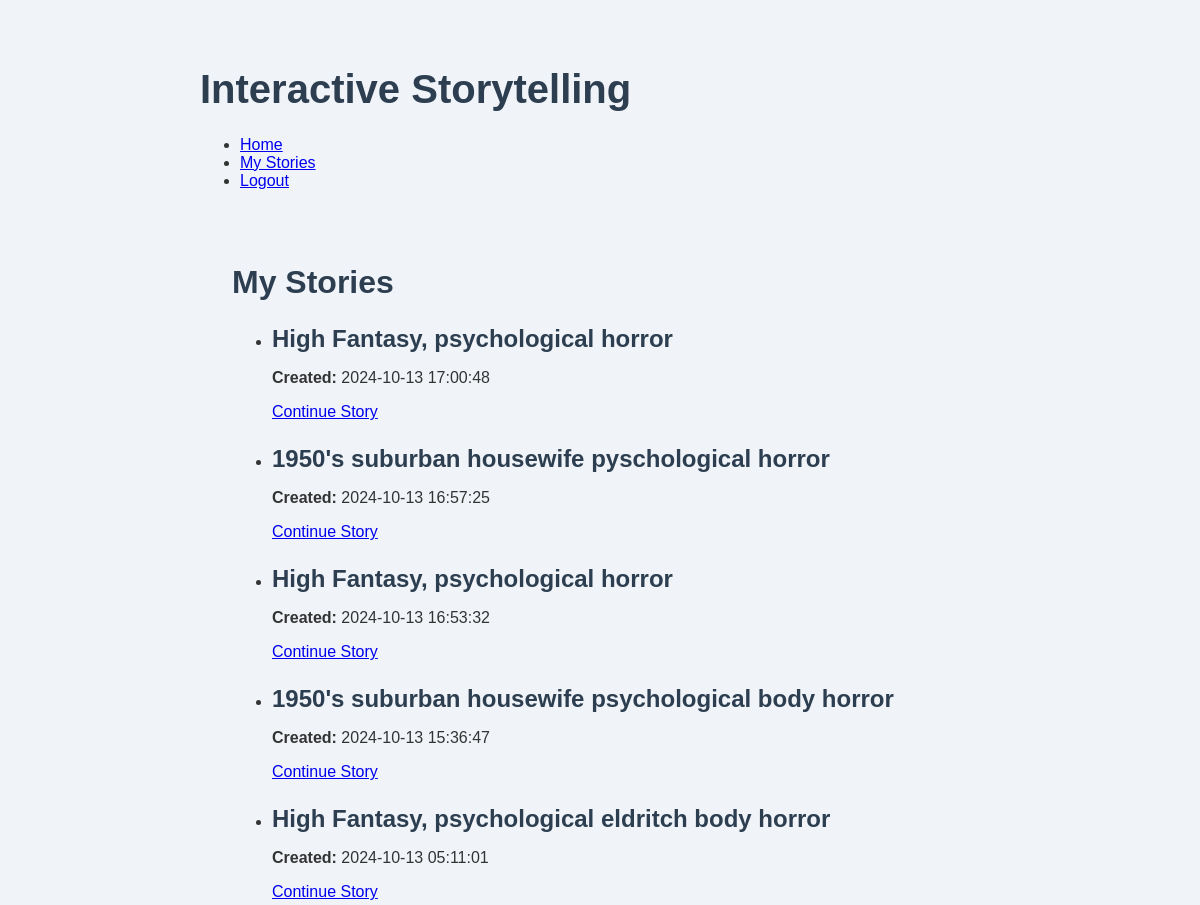
/my_stories (signed in, upper part), run on an earlier commit of the app's database.
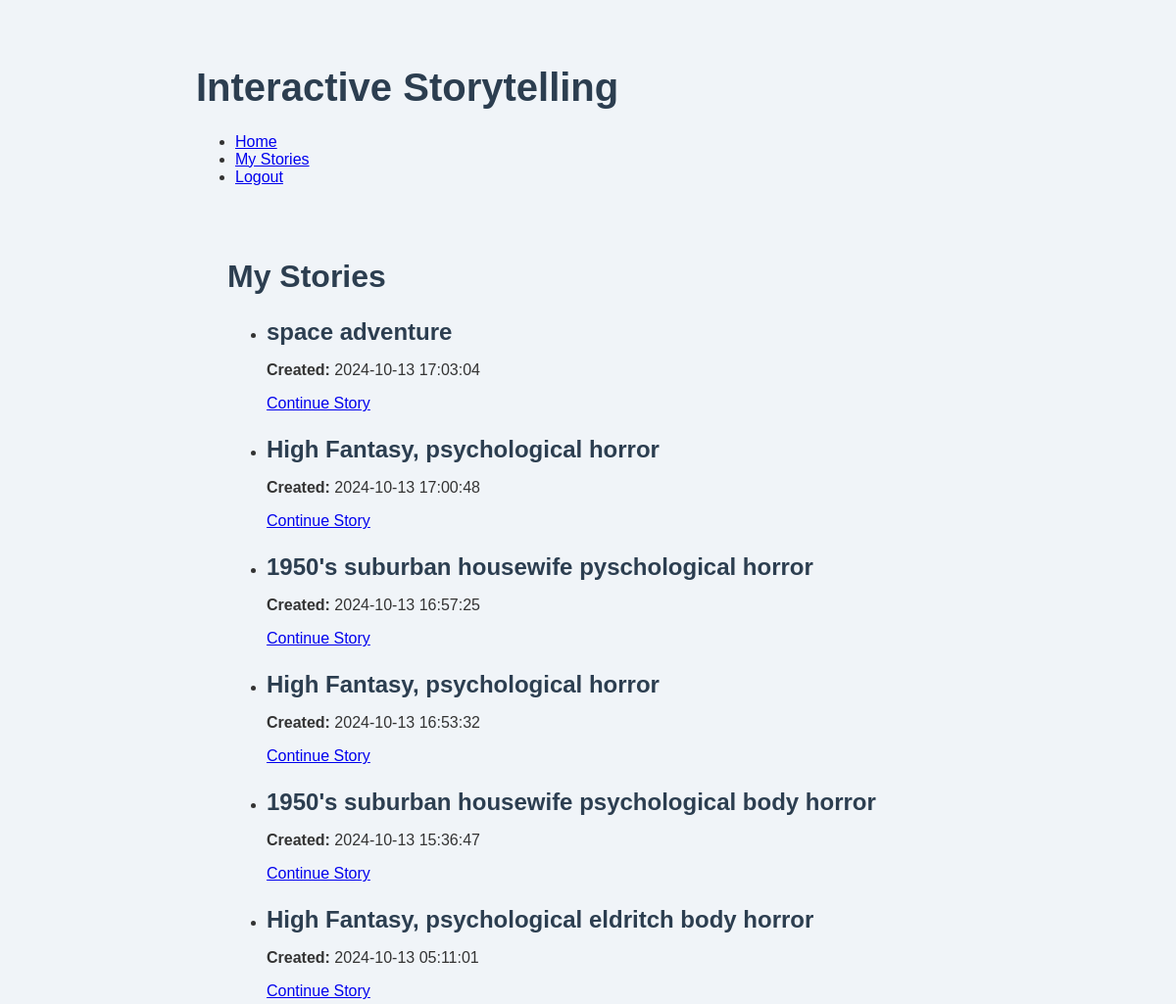
And on a later commit of the database.
### models.py (models this page shows)
class Story(db.Model):
    id = db.Column(db.Integer, primary_key=True)
    user_id = db.Column(db.Integer, db.ForeignKey('user.id'), nullable=False)
    topic = db.Column(db.String(200), nullable=False)
    book_spec = db.Column(db.Text, nullable=True)
    outline = db.Column(db.Text, nullable=True)
    created_at = db.Column(db.DateTime, default=datetime.utcnow)
    user = db.relationship('User', backref=db.backref('stories', lazy=True))

### routes.py (the view)
@main_bp.route('/my_stories')
def my_stories():
    if 'user_id' not in session:
        flash('You must be logged in to view your stories.')
        return redirect(url_for('main.login'))
    user = User.query.get(session['user_id'])
    stories = Story.query.filter_by(user_id=user.id).order_by(Story.created_at.desc()).all()
    return render_template('my_stories.html', stories=stories)

### templates/my_stories.html (shortened to what this page needs)
{% extends "base.html" %}
{% block content %}
<div class="container">
    <h2>My Stories</h2>
    {% if stories %}
        <ul class="list-group">
        {% for story in stories %}
            <li class="list-group-item">
                <h3>{{ story.topic }}</h3>
                <p><strong>Created:</strong> {{ story.created_at.strftime('%Y-%m-%d %H:%M:%S') }}</p>
                <a href="{{ url_for('main.continue_story', story_id=story.id) }}" class="btn btn-primary">Continue Story</a>
            </li>
        {% endfor %}
        </ul>
    {% else %}
        <p>You haven't created any stories yet.</p>
    {% endif %}
</div>
{% endblock %}

### templates/base.html (shortened to what this page needs)
<!DOCTYPE html>
<html lang="en">
<head>
    <link rel="stylesheet" href="{{ url_for('static', filename='css/styles.css') }}">
</head>
<body>
    <div class="container">
        <header>
            <h1>Interactive Storytelling</h1>
            <nav>
                <ul>
                    <li><a href="{{ url_for('main.index') }}">Home</a></li>
                    {% if 'user_id' in session %}
                        <li><a href="{{ url_for('main.my_stories') }}">My Stories</a></li>
                        <li><a href="{{ url_for('main.logout') }}">Logout</a></li>
                    {% else %}
                        <li><a href="{{ url_for('main.login') }}">Login</a></li>
                        <li><a href="{{ url_for('main.register') }}">Register</a></li>
                    {% endif %}
                </ul>
            </nav>
        </header>
        <main>
            {% block content %}{% endblock %}
        </main>
    </div>
</body>
</html>

### static/css/styles.css (style rules this page uses)
body { font-family: 'Arial', sans-serif; background-color: #f0f4f8; color: #333; }
.container { max-width: 800px; margin: 0 auto; padding: 2rem; }
h1, h2, h3 { color: #2c3e50; }
h1 { font-size: 2.5rem; margin-bottom: 1.5rem; }
h2 { font-size: 2rem; margin-bottom: 1rem; }
h3 { font-size: 1.5rem; margin-bottom: 0.5rem; }

What changed in the data, as far as the page shows it:
added Story: topic "space adventure", created_at "2024-10-13 17:03:04"
